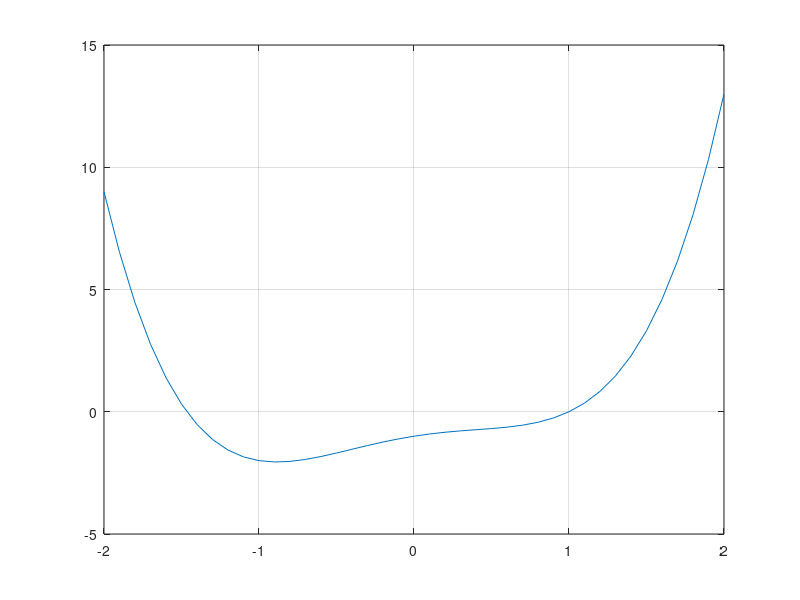
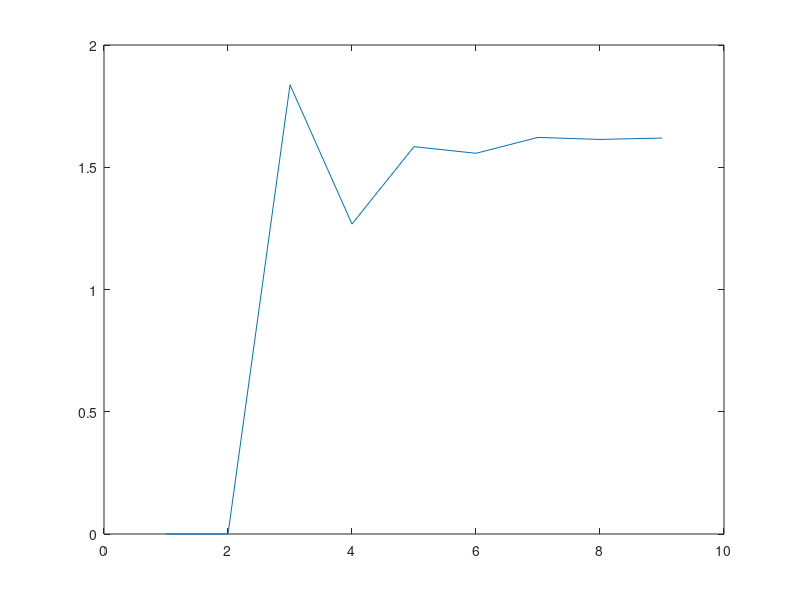
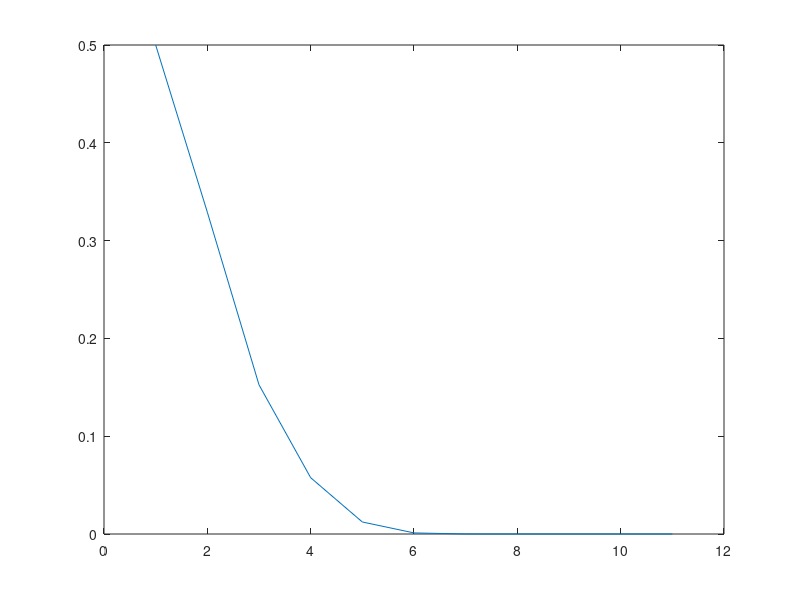

MATLAB code to generate these figures, in order:
f = @(x) x.^4 - x.^2 + x - 1; %raíz x=1

%graficamos para ver el aspecto
x=-2:0.1:2;
plot(x,f(x))
grid

N = 1000;
delta = 1e-14;

%elegimos los dos valores inicales cercanos a la raíz conocida
xn = 1.5;
xn_ant2 = 2;

er = 0.5;

for i=1:N
    if i>1 
        xn_ant2 = xn_ant;
    end
    xn_ant = xn;
    xn = xn - (xn-xn_ant2) / (f(xn)-f(xn_ant2)) * f(xn);
    er = [er abs(xn-1)];
    %construimos un vector que almacena el orden de convergencia p para
    %cada conjunto de 3 valores del error relativo
    if i>2
        p_aprox(i) = log(er(i)/er(i-1))/log(er(i-1)/er(i-2));
    end
    if abs(xn-xn_ant) / abs(xn)<delta
        break;
    end
    
end

%analizamos la evolución del orden de convergencia y comprobamos que tiende
%al numero áureo
figure
plot(p_aprox)
figure
plot(er)

%como hay pocas iteraciones observamos cierta desviación